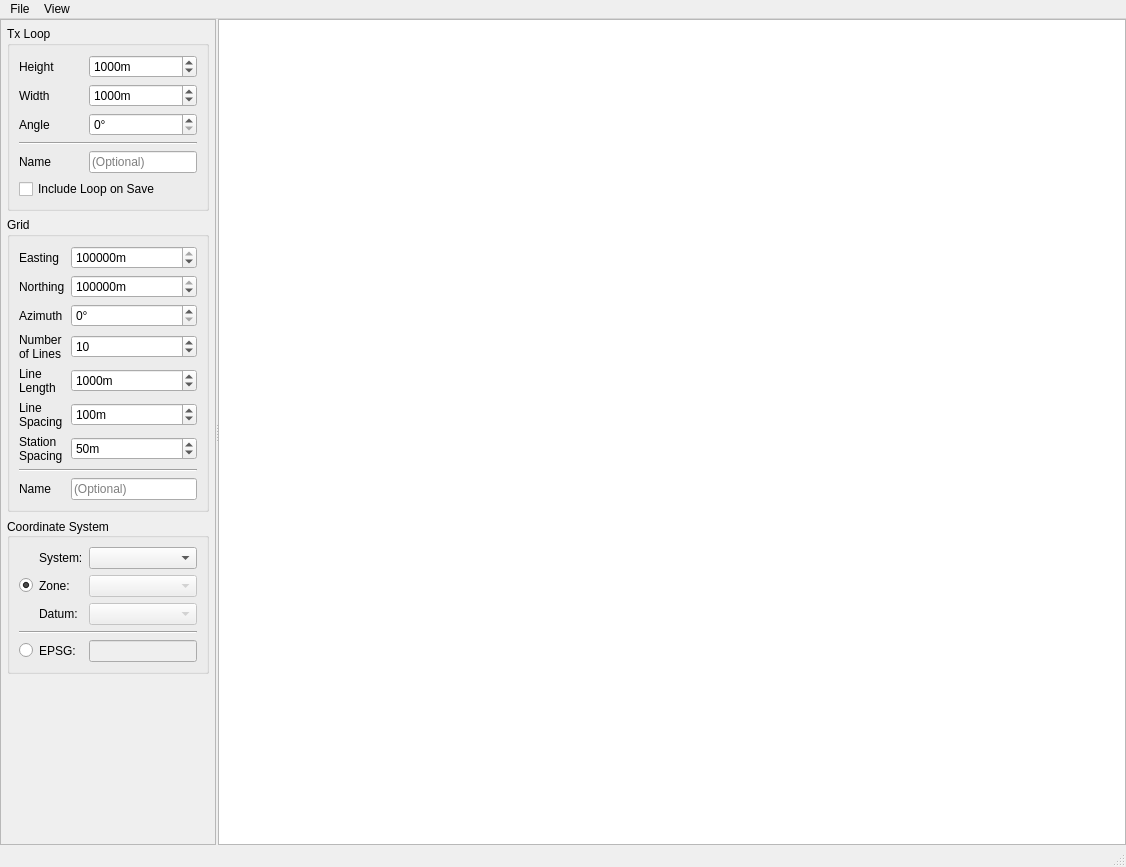
<?xml version="1.0" encoding="UTF-8"?>
<ui version="4.0">
 <class>GridPlanner</class>
 <widget class="QMainWindow" name="GridPlanner">
  <property name="geometry">
   <rect>
    <x>0</x>
    <y>0</y>
    <width>1126</width>
    <height>867</height>
   </rect>
  </property>
  <property name="windowTitle">
   <string>MainWindow</string>
  </property>
  <widget class="QWidget" name="centralwidget">
   <layout class="QGridLayout" name="horizontalLayout">
    <property name="leftMargin">
     <number>0</number>
    </property>
    <property name="topMargin">
     <number>0</number>
    </property>
    <property name="rightMargin">
     <number>0</number>
    </property>
    <property name="bottomMargin">
     <number>0</number>
    </property>
    <item row="0" column="0">
     <widget class="QSplitter" name="splitter">
      <property name="orientation">
       <enum>Qt::Horizontal</enum>
      </property>
      <property name="handleWidth">
       <number>2</number>
      </property>
      <widget class="QFrame" name="frame_2">
       <property name="sizePolicy">
        <sizepolicy hsizetype="Preferred" vsizetype="Preferred">
         <horstretch>0</horstretch>
         <verstretch>0</verstretch>
        </sizepolicy>
       </property>
       <property name="maximumSize">
        <size>
         <width>16777215</width>
         <height>16777215</height>
        </size>
       </property>
       <property name="frameShape">
        <enum>QFrame::StyledPanel</enum>
       </property>
       <property name="frameShadow">
        <enum>QFrame::Plain</enum>
       </property>
       <layout class="QVBoxLayout" name="verticalLayout">
        <property name="spacing">
         <number>6</number>
        </property>
        <property name="leftMargin">
         <number>6</number>
        </property>
        <property name="topMargin">
         <number>6</number>
        </property>
        <property name="rightMargin">
         <number>6</number>
        </property>
        <property name="bottomMargin">
         <number>6</number>
        </property>
        <item>
         <widget class="QGroupBox" name="tx_loop_gbox">
          <property name="sizePolicy">
           <sizepolicy hsizetype="Preferred" vsizetype="Preferred">
            <horstretch>0</horstretch>
            <verstretch>0</verstretch>
           </sizepolicy>
          </property>
          <property name="maximumSize">
           <size>
            <width>16777215</width>
            <height>16777215</height>
           </size>
          </property>
          <property name="title">
           <string>Tx Loop</string>
          </property>
          <property name="checkable">
           <bool>false</bool>
          </property>
          <layout class="QGridLayout" name="gridLayout_2">
           <item row="3" column="0">
            <widget class="QLabel" name="label_4">
             <property name="text">
              <string>Angle</string>
             </property>
            </widget>
           </item>
           <item row="1" column="0">
            <widget class="QLabel" name="label_3">
             <property name="text">
              <string>Height</string>
             </property>
            </widget>
           </item>
           <item row="2" column="0">
            <widget class="QLabel" name="label_2">
             <property name="text">
              <string>Width</string>
             </property>
            </widget>
           </item>
           <item row="5" column="0">
            <widget class="QLabel" name="label_12">
             <property name="text">
              <string>Name</string>
             </property>
            </widget>
           </item>
           <item row="4" column="0" colspan="2">
            <widget class="Line" name="line">
             <property name="orientation">
              <enum>Qt::Horizontal</enum>
             </property>
            </widget>
           </item>
           <item row="5" column="1">
            <widget class="QLineEdit" name="loop_name_edit">
             <property name="sizePolicy">
              <sizepolicy hsizetype="Preferred" vsizetype="Fixed">
               <horstretch>0</horstretch>
               <verstretch>0</verstretch>
              </sizepolicy>
             </property>
             <property name="placeholderText">
              <string>(Optional)</string>
             </property>
            </widget>
           </item>
           <item row="6" column="0" colspan="2">
            <widget class="QCheckBox" name="include_loop_cbox">
             <property name="sizePolicy">
              <sizepolicy hsizetype="Preferred" vsizetype="Fixed">
               <horstretch>0</horstretch>
               <verstretch>0</verstretch>
              </sizepolicy>
             </property>
             <property name="toolTip">
              <string>Include the loop when saving a KMZ or GPX file</string>
             </property>
             <property name="text">
              <string>Include Loop on Save</string>
             </property>
            </widget>
           </item>
           <item row="1" column="1">
            <widget class="QSpinBox" name="loop_height_sbox">
             <property name="suffix">
              <string>m</string>
             </property>
             <property name="minimum">
              <number>1</number>
             </property>
             <property name="maximum">
              <number>10000</number>
             </property>
             <property name="singleStep">
              <number>10</number>
             </property>
             <property name="value">
              <number>1000</number>
             </property>
            </widget>
           </item>
           <item row="2" column="1">
            <widget class="QSpinBox" name="loop_width_sbox">
             <property name="suffix">
              <string>m</string>
             </property>
             <property name="minimum">
              <number>1</number>
             </property>
             <property name="maximum">
              <number>10000</number>
             </property>
             <property name="singleStep">
              <number>10</number>
             </property>
             <property name="value">
              <number>1000</number>
             </property>
            </widget>
           </item>
           <item row="3" column="1">
            <widget class="QSpinBox" name="loop_angle_sbox">
             <property name="suffix">
              <string>°</string>
             </property>
             <property name="maximum">
              <number>360</number>
             </property>
             <property name="singleStep">
              <number>5</number>
             </property>
            </widget>
           </item>
          </layout>
         </widget>
        </item>
        <item>
         <widget class="QGroupBox" name="groupBox">
          <property name="sizePolicy">
           <sizepolicy hsizetype="Preferred" vsizetype="Preferred">
            <horstretch>0</horstretch>
            <verstretch>0</verstretch>
           </sizepolicy>
          </property>
          <property name="maximumSize">
           <size>
            <width>16777215</width>
            <height>16777215</height>
           </size>
          </property>
          <property name="title">
           <string>Grid</string>
          </property>
          <layout class="QGridLayout" name="gridLayout_3">
           <item row="7" column="1" colspan="2">
            <widget class="Line" name="line_2">
             <property name="orientation">
              <enum>Qt::Horizontal</enum>
             </property>
            </widget>
           </item>
           <item row="8" column="1">
            <widget class="QLabel" name="label_13">
             <property name="text">
              <string>Name</string>
             </property>
            </widget>
           </item>
           <item row="8" column="2">
            <widget class="QLineEdit" name="grid_name_edit">
             <property name="sizePolicy">
              <sizepolicy hsizetype="Preferred" vsizetype="Fixed">
               <horstretch>0</horstretch>
               <verstretch>0</verstretch>
              </sizepolicy>
             </property>
             <property name="placeholderText">
              <string>(Optional)</string>
             </property>
            </widget>
           </item>
           <item row="4" column="1">
            <widget class="QLabel" name="label_14">
             <property name="text">
              <string>Line
Length</string>
             </property>
            </widget>
           </item>
           <item row="6" column="1">
            <widget class="QLabel" name="label_10">
             <property name="text">
              <string>Station
Spacing</string>
             </property>
            </widget>
           </item>
           <item row="2" column="1">
            <widget class="QLabel" name="label_9">
             <property name="text">
              <string>Azimuth</string>
             </property>
            </widget>
           </item>
           <item row="0" column="1">
            <widget class="QLabel" name="label">
             <property name="sizePolicy">
              <sizepolicy hsizetype="Maximum" vsizetype="Preferred">
               <horstretch>0</horstretch>
               <verstretch>0</verstretch>
              </sizepolicy>
             </property>
             <property name="text">
              <string>Easting </string>
             </property>
            </widget>
           </item>
           <item row="1" column="1">
            <widget class="QLabel" name="label_5">
             <property name="text">
              <string>Northing</string>
             </property>
            </widget>
           </item>
           <item row="5" column="1">
            <widget class="QLabel" name="label_11">
             <property name="text">
              <string>Line
Spacing</string>
             </property>
            </widget>
           </item>
           <item row="3" column="1">
            <widget class="QLabel" name="label_15">
             <property name="text">
              <string>Number
of Lines</string>
             </property>
            </widget>
           </item>
           <item row="0" column="2">
            <widget class="QSpinBox" name="grid_easting_sbox">
             <property name="suffix">
              <string>m</string>
             </property>
             <property name="minimum">
              <number>-10000000</number>
             </property>
             <property name="maximum">
              <number>10000000</number>
             </property>
             <property name="value">
              <number>599709</number>
             </property>
            </widget>
           </item>
           <item row="1" column="2">
            <widget class="QSpinBox" name="grid_northing_sbox">
             <property name="suffix">
              <string>m</string>
             </property>
             <property name="minimum">
              <number>-10000000</number>
             </property>
             <property name="maximum">
              <number>10000000</number>
             </property>
             <property name="value">
              <number>4829107</number>
             </property>
            </widget>
           </item>
           <item row="2" column="2">
            <widget class="QSpinBox" name="grid_az_sbox">
             <property name="suffix">
              <string>°</string>
             </property>
             <property name="maximum">
              <number>360</number>
             </property>
            </widget>
           </item>
           <item row="3" column="2">
            <widget class="QSpinBox" name="line_number_sbox">
             <property name="minimum">
              <number>1</number>
             </property>
             <property name="maximum">
              <number>100</number>
             </property>
             <property name="value">
              <number>10</number>
             </property>
            </widget>
           </item>
           <item row="4" column="2">
            <widget class="QSpinBox" name="line_length_sbox">
             <property name="suffix">
              <string>m</string>
             </property>
             <property name="minimum">
              <number>1</number>
             </property>
             <property name="maximum">
              <number>10000</number>
             </property>
             <property name="singleStep">
              <number>10</number>
             </property>
             <property name="value">
              <number>1000</number>
             </property>
            </widget>
           </item>
           <item row="5" column="2">
            <widget class="QSpinBox" name="line_spacing_sbox">
             <property name="suffix">
              <string>m</string>
             </property>
             <property name="minimum">
              <number>1</number>
             </property>
             <property name="maximum">
              <number>10000</number>
             </property>
             <property name="singleStep">
              <number>10</number>
             </property>
             <property name="value">
              <number>100</number>
             </property>
            </widget>
           </item>
           <item row="6" column="2">
            <widget class="QSpinBox" name="station_spacing_sbox">
             <property name="suffix">
              <string>m</string>
             </property>
             <property name="minimum">
              <number>1</number>
             </property>
             <property name="maximum">
              <number>10000</number>
             </property>
             <property name="singleStep">
              <number>10</number>
             </property>
             <property name="value">
              <number>50</number>
             </property>
            </widget>
           </item>
          </layout>
         </widget>
        </item>
        <item>
         <widget class="QGroupBox" name="groupBox_4">
          <property name="maximumSize">
           <size>
            <width>16777215</width>
            <height>16777215</height>
           </size>
          </property>
          <property name="title">
           <string>Coordinate System</string>
          </property>
          <property name="alignment">
           <set>Qt::AlignLeading|Qt::AlignLeft|Qt::AlignVCenter</set>
          </property>
          <layout class="QGridLayout" name="gridLayout_5">
           <item row="0" column="2">
            <widget class="QComboBox" name="gps_system_cbox">
             <property name="sizePolicy">
              <sizepolicy hsizetype="Preferred" vsizetype="Fixed">
               <horstretch>0</horstretch>
               <verstretch>0</verstretch>
              </sizepolicy>
             </property>
             <property name="currentIndex">
              <number>-1</number>
             </property>
            </widget>
           </item>
           <item row="1" column="2">
            <widget class="QComboBox" name="gps_zone_cbox">
             <property name="enabled">
              <bool>false</bool>
             </property>
            </widget>
           </item>
           <item row="0" column="1">
            <widget class="QLabel" name="label_16">
             <property name="sizePolicy">
              <sizepolicy hsizetype="Maximum" vsizetype="Preferred">
               <horstretch>0</horstretch>
               <verstretch>0</verstretch>
              </sizepolicy>
             </property>
             <property name="text">
              <string>System:</string>
             </property>
            </widget>
           </item>
           <item row="1" column="1">
            <widget class="QLabel" name="label_17">
             <property name="text">
              <string>Zone:</string>
             </property>
            </widget>
           </item>
           <item row="2" column="1">
            <widget class="QLabel" name="label_18">
             <property name="text">
              <string>Datum:</string>
             </property>
            </widget>
           </item>
           <item row="2" column="2">
            <widget class="QComboBox" name="gps_datum_cbox">
             <property name="enabled">
              <bool>false</bool>
             </property>
            </widget>
           </item>
           <item row="4" column="1">
            <widget class="QLabel" name="label_19">
             <property name="text">
              <string>EPSG:</string>
             </property>
            </widget>
           </item>
           <item row="4" column="2">
            <widget class="QLineEdit" name="epsg_edit">
             <property name="enabled">
              <bool>false</bool>
             </property>
             <property name="sizePolicy">
              <sizepolicy hsizetype="Preferred" vsizetype="Fixed">
               <horstretch>0</horstretch>
               <verstretch>0</verstretch>
              </sizepolicy>
             </property>
            </widget>
           </item>
           <item row="1" column="0">
            <widget class="QRadioButton" name="crs_rbtn">
             <property name="text">
              <string/>
             </property>
             <property name="checked">
              <bool>true</bool>
             </property>
            </widget>
           </item>
           <item row="4" column="0">
            <widget class="QRadioButton" name="epsg_rbtn">
             <property name="text">
              <string/>
             </property>
            </widget>
           </item>
           <item row="3" column="0" colspan="3">
            <widget class="Line" name="line_3">
             <property name="orientation">
              <enum>Qt::Horizontal</enum>
             </property>
            </widget>
           </item>
          </layout>
         </widget>
        </item>
        <item>
         <spacer name="verticalSpacer">
          <property name="orientation">
           <enum>Qt::Vertical</enum>
          </property>
          <property name="sizeHint" stdset="0">
           <size>
            <width>20</width>
            <height>40</height>
           </size>
          </property>
         </spacer>
        </item>
       </layout>
      </widget>
      <widget class="PlotWidget" name="plan_view">
       <property name="sizePolicy">
        <sizepolicy hsizetype="Preferred" vsizetype="MinimumExpanding">
         <horstretch>1</horstretch>
         <verstretch>0</verstretch>
        </sizepolicy>
       </property>
       <property name="minimumSize">
        <size>
         <width>450</width>
         <height>300</height>
        </size>
       </property>
       <property name="frameShape">
        <enum>QFrame::StyledPanel</enum>
       </property>
       <property name="frameShadow">
        <enum>QFrame::Plain</enum>
       </property>
      </widget>
     </widget>
    </item>
   </layout>
  </widget>
  <widget class="QMenuBar" name="menubar">
   <property name="geometry">
    <rect>
     <x>0</x>
     <y>0</y>
     <width>1126</width>
     <height>21</height>
    </rect>
   </property>
   <widget class="QMenu" name="menuFile">
    <property name="title">
     <string>File</string>
    </property>
    <addaction name="actionSave_as_KMZ"/>
    <addaction name="actionSave_as_GPX"/>
    <addaction name="separator"/>
    <addaction name="actionCopy_Grid_to_Clipboard"/>
    <addaction name="actionCopy_Loop_to_Clipboard"/>
   </widget>
   <widget class="QMenu" name="menuView">
    <property name="title">
     <string>View</string>
    </property>
    <addaction name="view_map_action"/>
   </widget>
   <addaction name="menuFile"/>
   <addaction name="menuView"/>
  </widget>
  <widget class="QStatusBar" name="status_bar"/>
  <action name="actionSave_as_KMZ">
   <property name="text">
    <string>Save as KMZ...</string>
   </property>
  </action>
  <action name="actionSave_as_GPX">
   <property name="text">
    <string>Save as GPX...</string>
   </property>
  </action>
  <action name="view_map_action">
   <property name="text">
    <string>Map</string>
   </property>
  </action>
  <action name="actionCopy_Grid_to_Clipboard">
   <property name="text">
    <string>Copy Grid to Clipboard</string>
   </property>
  </action>
  <action name="actionCopy_Loop_to_Clipboard">
   <property name="text">
    <string>Copy Loop to Clipboard</string>
   </property>
  </action>
 </widget>
 <customwidgets>
  <customwidget>
   <class>PlotWidget</class>
   <extends>QGraphicsView</extends>
   <header>pyqtgraph</header>
  </customwidget>
 </customwidgets>
 <tabstops>
  <tabstop>loop_name_edit</tabstop>
  <tabstop>grid_name_edit</tabstop>
  <tabstop>plan_view</tabstop>
 </tabstops>
 <resources/>
 <connections/>
</ui>
